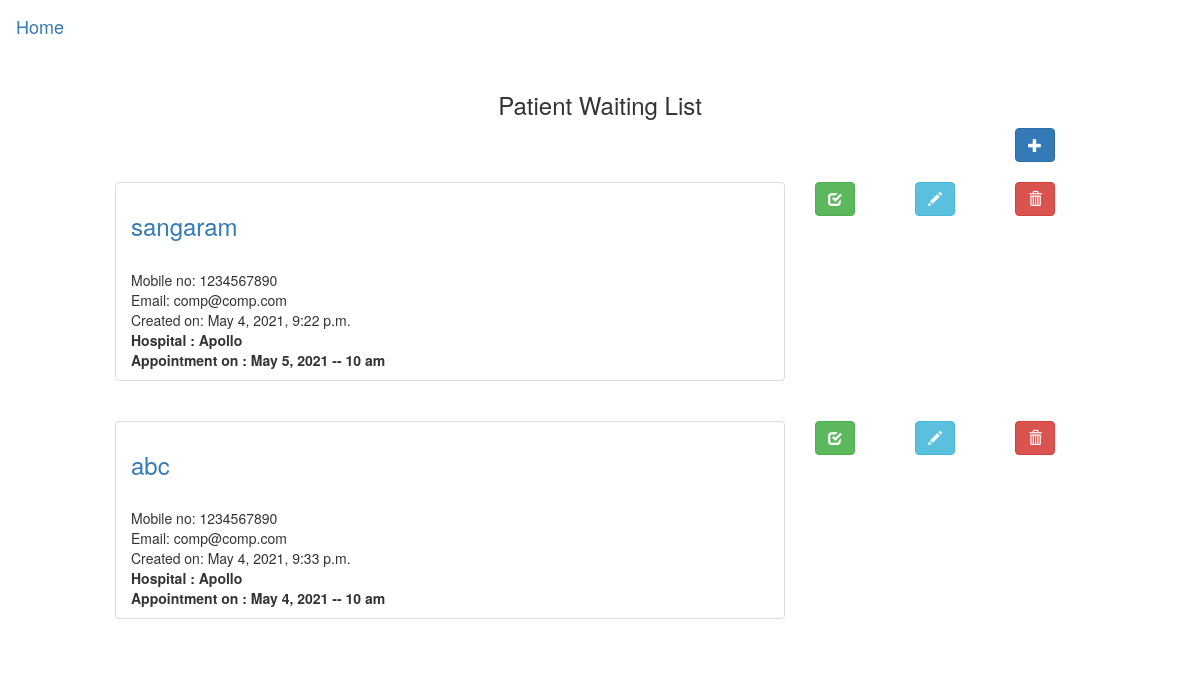
Page /api/ on the earlier database version.
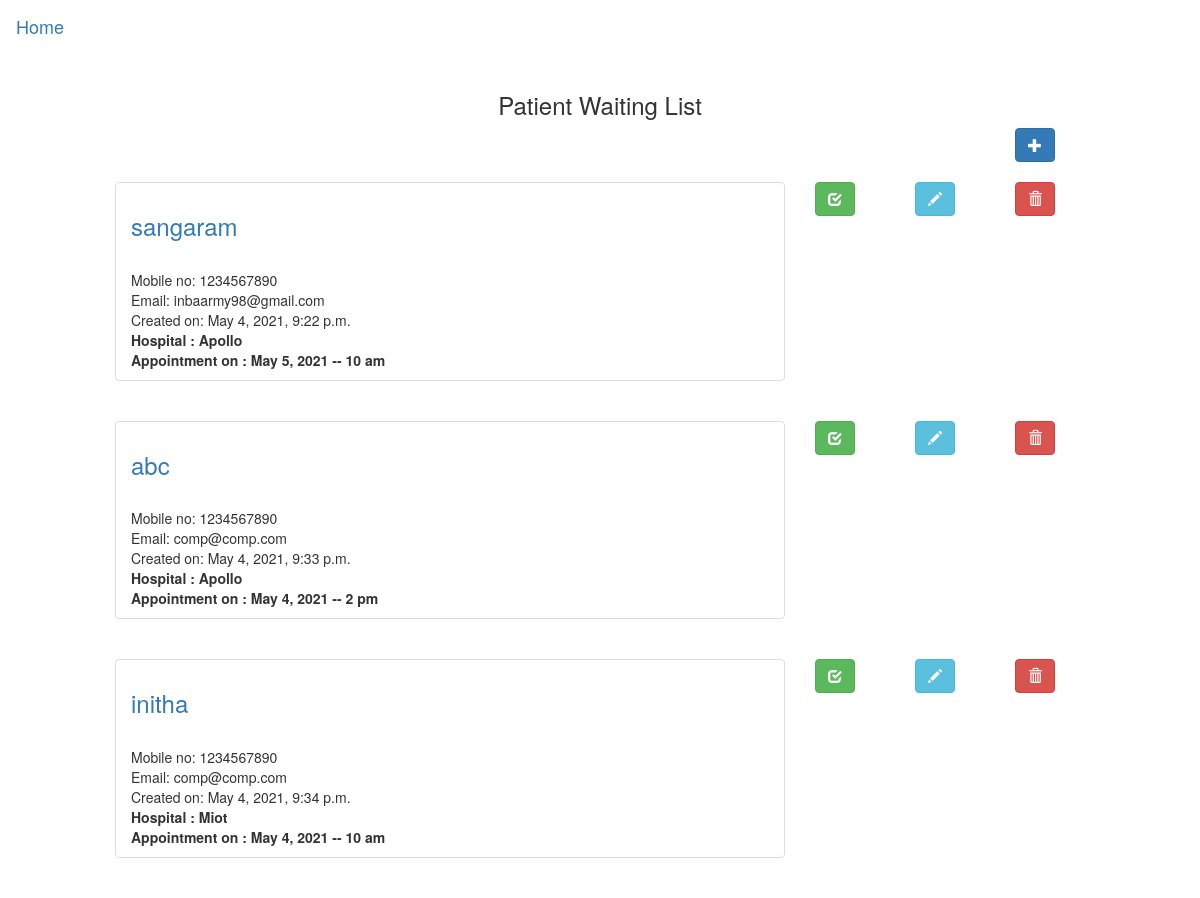
Same page on the later database version.
### api/models.py (models this page shows, shortened)
class Patient(models.Model):
    patient_name=models.CharField(max_length=30)
    hospital=models.ForeignKey(Hospital, on_delete=models.CASCADE)
    email=models.EmailField(max_length = 254)
    mobile = PhoneField(help_text='Contact phone number')
    dob=models.DateField(default=timezone.now,max_length=8)
    appointment_date=models.DateField(default=date.today ,max_length=8)
    appointment_time=models.CharField(choices=appointment_time_choices, default='10 am', max_length=10)
    created_on=models.DateTimeField(default=timezone.now)
    waiting_status=models.BooleanField(default=True)

class Hospital(models.Model):
    name=models.CharField(max_length=40, unique=True)
    address=models.CharField(max_length=100)
    zipcode=models.CharField(max_length=6)
    mobile=PhoneField(help_text='Contact phone number')
    email = models.EmailField(max_length=254)
    def __str__(self):
        return self.name

### api/views.py (the view)
# urls.py: path('', views.PatientView.as_view(),name="patient_list"),
class PatientView(APIView): # for displaying api response in browser as api or as webpage
    def get(self, request, *args, **kwargs):
        patients=Patient.objects.filter(waiting_status=True)
        serializer=PatientSerializer(patients,  many=True)
        return render(request, 'patient_list.html',{'patient_list':patients}) # as webpage view

### api/templates/patient_list.html (shortened to what this page needs)
{% extends 'base.html' %}
{% block content %}
<div class="container-fluid">
    <div class="row">
        <div class="col-md-1 col-xs-1 col-sm-1"></div>
                <div class="col-md-10 col-xs-10 col-sm-10">
                <h3 class="round3" align="center">Patient Waiting List</h3>
                 </div>
    <div class="col-md-1 col-xs-1 col-sm-1"></div>
    </div>
    <div class="row">
        <div class="col-md-10 col-xs-10 col-sm-10"></div>
                <div class="col-md-2 col-xs-1 col-sm-1">
          <a href="{% url 'api:patient_create' %}">
          <button type="button" class="btn btn-primary">
              <span class="glyphicon glyphicon-plus"></span>
          </button>
          </a><br>
        </div>
    </div>
    <br>
    {% if patient_list %}
    {% for patient in patient_list %}
    <div class="row">
        <div class="col-md-1 col-xs-1 col-sm-1"></div>
            <div class="col-md-7 col-xs-7 col-sm-7">
                <ul class="list-group">
                    <li class="list-group-item">
                        <h3>
                            <a href="">
                                {{ patient.patient_name }}
                            </a>
                        </h3>
                        <br>
                        Mobile no: {{patient.mobile}}
                        <br>
                        Email: {{patient.email}}
                        <br>
                        Created on: {{ patient.created_on }}
                        <div>
                        <b>Hospital : {{ patient.hospital }}</b><br>
                        <b>Appointment on : {{patient.appointment_date}} -- {{patient.appointment_time}}</b>
                        </div>
                    </li>
                </ul><br>
        </div>
        <div class="col-md-1 col-xs-1 col-sm-1">
            <a href="{% url 'api:patient_mark' patient.id %}">
                <button type="button" class="btn btn-success">
                     <span class="glyphicon glyphicon-check"></span>
                </button>
            </a>
        </div>
        <div class="col-md-1 col-xs-1 col-sm-1">
            <a href="{% url 'api:patient_update' patient.id %}">
                <button type="button" class="btn btn-info">
                     <span class="glyphicon glyphicon-pencil"></span>
                </button>
            </a>
        </div>
        <div class="col-md-1 col-xs-1 col-sm-1">
            <a href="{% url 'api:patient_delete' patient.pk %}">
                <button type="button" class="btn btn-danger">
                     <span class="glyphicon glyphicon-trash"></span>
                </button>
            </a>
        </div>
</div>
    {% endfor %}
    {% endif %}
{% endblock %}

### api/templates/base.html (shortened to what this page needs)
<!DOCTYPE html>
<html lang="en">
<head>
<link rel="stylesheet" href="https://maxcdn.bootstrapcdn.com/bootstrap/3.4.1/css/bootstrap.min.css">
<link href="https://stackpath.bootstrapcdn.com/font-awesome/4.7.0/css/font-awesome.min.css" rel="stylesheet">
    <link href="https://maxcdn.bootstrapcdn.com/font-awesome/4.7.0/css/font-awesome.min.css" rel="stylesheet">
</head>
<body>
<nav class="navbar navbar-light bg-light">
    <a class="navbar-brand" href="http://127.0.0.1:8000/">
        Home
    </a>
</nav>
{% block content %}
{% endblock %}
</body>
</html>

Differences in the rows shown:
changed Patient "sangaram": email "comp@comp.com" → "inbaarmy98@gmail.com"
changed Patient "abc": appointment_time "10 am" → "2 pm"
now on this page (row edited): Patient: patient_name "initha", mobile "1234567890", email "comp@comp.com", created_on "May 4, 2021, 9:34 p.m.", hospital "Miot", appointment_date "May 4, 2021", appointment_time "10 am"
